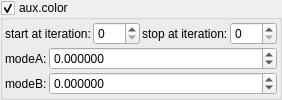
    <widget class="MyGroupBox" name="groupCheck_fold_color_aux_color_enabled_false">
     <property name="toolTip">
      <string/>
     </property>
     <property name="title">
      <string>aux.color&amp;</string>
     </property>
     <property name="checkable">
      <bool>true</bool>
     </property>
     <layout class="QVBoxLayout" name="verticalLayout_58">
      <property name="spacing">
       <number>2</number>
      </property>
      <property name="leftMargin">
       <number>2</number>
      </property>
      <property name="topMargin">
       <number>2</number>
      </property>
      <property name="rightMargin">
       <number>2</number>
      </property>
      <property name="bottomMargin">
       <number>2</number>
      </property>
      <item>
       <layout class="QHBoxLayout" name="horizontalLayout_14" stretch="0,1,0,1">
        <item>
         <widget class="QLabel" name="label_100">
          <property name="text">
           <string>start at iteration:</string>
          </property>
         </widget>
        </item>
        <item>
         <widget class="MySpinBox" name="spinboxInt_fold_color_start_iterations_A">
          <property name="sizePolicy">
           <sizepolicy hsizetype="Minimum" vsizetype="Maximum">
            <horstretch>0</horstretch>
            <verstretch>0</verstretch>
           </sizepolicy>
          </property>
          <property name="minimum">
           <number>0</number>
          </property>
          <property name="maximum">
           <number>999</number>
          </property>
          <property name="value">
           <number>0</number>
          </property>
         </widget>
        </item>
        <item>
         <widget class="QLabel" name="label_71">
          <property name="text">
           <string>stop at iteration:</string>
          </property>
         </widget>
        </item>
        <item>
         <widget class="MySpinBox" name="spinboxInt_fold_color_stop_iterations_A">
          <property name="sizePolicy">
           <sizepolicy hsizetype="Preferred" vsizetype="Maximum">
            <horstretch>0</horstretch>
            <verstretch>0</verstretch>
           </sizepolicy>
          </property>
          <property name="maximum">
           <number>999</number>
          </property>
         </widget>
        </item>
       </layout>
      </item>
      <item>
       <layout class="QGridLayout" name="gridLayout_16" columnstretch="0,1">
        <property name="spacing">
         <number>2</number>
        </property>
        <item row="0" column="1">
         <widget class="MyDoubleSpinBox" name="spinbox4_fold_color_difs_0000_x">
          <property name="sizePolicy">
           <sizepolicy hsizetype="Minimum" vsizetype="Maximum">
            <horstretch>0</horstretch>
            <verstretch>0</verstretch>
           </sizepolicy>
          </property>
          <property name="prefix">
           <string/>
          </property>
          <property name="suffix">
           <string/>
          </property>
          <property name="decimals">
           <number>6</number>
          </property>
          <property name="minimum">
           <double>-99.999899999999997</double>
          </property>
          <property name="maximum">
           <double>99.999899999999997</double>
          </property>
          <property name="singleStep">
           <double>0.100000000000000</double>
          </property>
         </widget>
        </item>
        <item row="0" column="0">
         <widget class="QLabel" name="label_134">
          <property name="text">
           <string notr="true">modeA:</string>
          </property>
         </widget>
        </item>
        <item row="1" column="1">
         <widget class="MyDoubleSpinBox" name="spinbox4_fold_color_difs_0000_y">
          <property name="sizePolicy">
           <sizepolicy hsizetype="Minimum" vsizetype="Maximum">
            <horstretch>0</horstretch>
            <verstretch>0</verstretch>
           </sizepolicy>
          </property>
          <property name="prefix">
           <string/>
          </property>
          <property name="suffix">
           <string/>
          </property>
          <property name="decimals">
           <number>6</number>
          </property>
          <property name="minimum">
           <double>-99.999899999999997</double>
          </property>
          <property name="maximum">
           <double>99.999899999999997</double>
          </property>
          <property name="singleStep">
           <double>0.100000000000000</double>
          </property>
         </widget>
        </item>
        <item row="1" column="0">
         <widget class="QLabel" name="label_135">
          <property name="text">
           <string notr="true">modeB:</string>
          </property>
         </widget>
        </item>
       </layout>
      </item>
     </layout>
    </widget>
